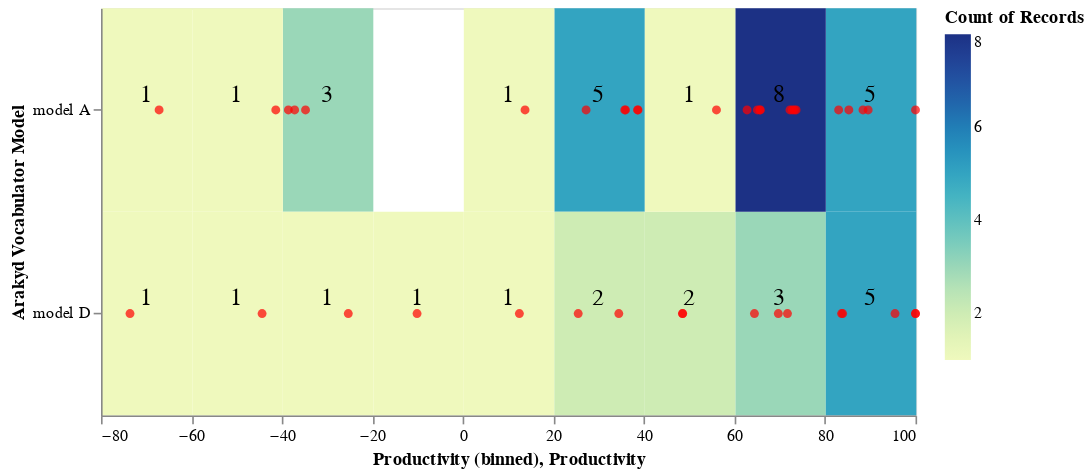

The notebook cell saved with this chart:
### Code cell
# Implementation of heatmap visualization
def trait_heatmap(field):
    height, width = 250, 500
    df = info["All Robots"]
    
    if field not in df.columns:
        return "We have not got any hints about {}".format(field)
    df = df[[field, "Productivity", "id"]].dropna()
    if field in ["Arakyd Vocabulator Model", "Axial Piston Model", "Nanochip Model"]:
        y= alt.Y("{}:N".format(field))
    else:
        y = alt.Y("{}:Q".format(field), bin=True)
    heat = alt.Chart(df, width=width, height=height).mark_rect().encode(
        x=alt.X("Productivity:Q", bin=True),
        y=y,
        color=alt.Color("count(*):Q")
    )
    dots = alt.Chart(df, width=width, height=height).mark_circle(color="red").encode(
        x=alt.X("Productivity:Q"),
        y=y,
        tooltip=["Productivity:Q", "id:N"]
    )
    text = alt.Chart(df).mark_text(dy=-10).encode(
        x=alt.X("Productivity:Q", bin=True),
        y=y,
        size=alt.value(15),
        text=alt.Text("count(*):Q")
    )
    return  heat + text + dots
trait_heatmap("Arakyd Vocabulator Model")

### Figure 1 — Vega-Lite specification as saved in the notebook (floating-point values rounded to 4 significant figures)
{"config": {"view": {"continuousWidth": 400, "continuousHeight": 300}}, "layer": [{"mark": "rect", "encoding": {"color": {"type": "quantitative", "aggregate": "count", "field": "*"}, "x": {"type": "quantitative", "bin": true, "field": "Productivity"}, "y": {"type": "nominal", "field": "Arakyd Vocabulator Model"}}, "height": 250, "width": 500}, {"mark": {"type": "text", "dy": -10}, "encoding": {"size": {"value": 15}, "text": {"type": "quantitative", "aggregate": "count", "field": "*"}, "x": {"type": "quantitative", "bin": true, "field": "Productivity"}, "y": {"type": "nominal", "field": "Arakyd Vocabulator Model"}}}, {"mark": {"type": "circle", "color": "red"}, "encoding": {"tooltip": [{"type": "quantitative", "field": "Productivity"}, {"type": "nominal", "field": "id"}], "x": {"type": "quantitative", "field": "Productivity"}, "y": {"type": "nominal", "field": "Arakyd Vocabulator Model"}}, "height": 250, "width": 500}], "data": {"name": "data-88028d2449eb9aad9c49ec57e0713865"}, "$schema": "https://vega.github.io/schema/vega-lite/v4.8.1.json", "datasets": {"data-88028d2449eb9aad9c49ec57e0713865": [{"Arakyd Vocabulator Model": "model A", "Productivity": 35.74, "id": 2}, {"Arakyd Vocabulator Model": "model A", "Productivity": 88.4, "id": 4}, {"Arakyd Vocabulator Model": "model D", "Productivity": 12.46, "id": 6}, {"Arakyd Vocabulator Model": "model D", "Productivity": 71.71, "id": 8}, {"Arakyd Vocabulator Model": "model D", "Productivity": 100.0, "id": 9}, {"Arakyd Vocabulator Model": "model A", "Productivity": 85.27, "id": 10}, {"Arakyd Vocabulator Model": "model D", "Productivity": 25.46, "id": 15}, {"Arakyd Vocabulator Model": "model A", "Productivity": 83.01, "id": 16}, {"Arakyd Vocabulator Model": "model D", "Productivity": -73.59, "id": 19}, {"Arakyd Vocabulator Model": "model D", "Productivity": 83.66, "id": 21}, {"Arakyd Vocabulator Model": "model D", "Productivity": 48.56, "id": 25}, {"Arakyd Vocabulator Model": "model A", "Productivity": 65.72, "id": 27}, {"Arakyd Vocabulator Model": "model A", "Productivity": 38.69, "id": 29}, {"Arakyd Vocabulator Model": "model A", "Productivity": 72.78, "id": 30}, {"Arakyd Vocabulator Model": "model A", "Productivity": -67.16, "id": 31}, {"Arakyd Vocabulator Model": "model A", "Productivity": -34.8, "id": 32}, {"Arakyd Vocabulator Model": "model A", "Productivity": 65.59, "id": 33}, {"Arakyd Vocabulator Model": "model A", "Productivity": 27.2, "id": 35}, {"Arakyd Vocabulator Model": "model D", "Productivity": -25.35, "id": 37}, {"Arakyd Vocabulator Model": "model D", "Productivity": 83.91, "id": 44}, {"Arakyd Vocabulator Model": "model D", "Productivity": 100.0, "id": 46}, {"Arakyd Vocabulator Model": "model A", "Productivity": 35.93, "id": 47}, {"Arakyd Vocabulator Model": "model D", "Productivity": 95.48, "id": 51}, {"Arakyd Vocabulator Model": "model D", "Productivity": 34.43, "id": 52}, {"Arakyd Vocabulator Model": "model A", "Productivity": 38.57, "id": 53}, {"Arakyd Vocabulator Model": "model D", "Productivity": -10.15, "id": 58}, {"Arakyd Vocabulator Model": "model D", "Productivity": 48.49, "id": 59}, {"Arakyd Vocabulator Model": "model D", "Productivity": -44.4, "id": 62}, {"Arakyd Vocabulator Model": "model A", "Productivity": -37.21, "id": 65}, {"Arakyd Vocabulator Model": "model A", "Productivity": 100.0, "id": 67}, {"Arakyd Vocabulator Model": "model A", "Productivity": 13.71, "id": 70}, {"Arakyd Vocabulator Model": "model D", "Productivity": 69.68, "id": 71}, {"Arakyd Vocabulator Model": "model A", "Productivity": -38.59, "id": 79}, {"Arakyd Vocabulator Model": "model A", "Productivity": 73.23, "id": 81}, {"Arakyd Vocabulator Model": "model A", "Productivity": 62.78, "id": 83}, {"Arakyd Vocabulator Model": "model D", "Productivity": 64.41, "id": 84}, {"Arakyd Vocabulator Model": "model A", "Productivity": 65.06, "id": 87}, {"Arakyd Vocabulator Model": "model A", "Productivity": -41.38, "id": 93}, {"Arakyd Vocabulator Model": "model A", "Productivity": 56.01, "id": 94}, {"Arakyd Vocabulator Model": "model A", "Productivity": 89.54, "id": 95}, {"Arakyd Vocabulator Model": "model A", "Productivity": 72.26, "id": 97}, {"Arakyd Vocabulator Model": "model A", "Productivity": 73.62, "id": 99}]}}
